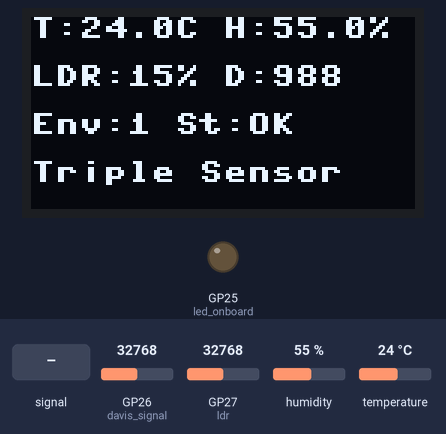
A program run on a simulated Raspberry Pi Pico running MicroPython. Parts: 128×64 one-colour display, output pins drawn as LEDs (lit = HIGH). Inputs (shaded band) come from the test bench; at power-on: GP26 (davis_signal) = 32768, GP27 (ldr) = 32768, temperature 24 °C, humidity 55 % (analog values on the 0–65535 scale). The clock reads 2024-03-15 10:24:30 at power-on unless the program sets it; what the program prints to the serial console is not drawn.

Above: at 16.0 s.
16.1 s: GP26 (davis_signal) fed a 200 Hz sine of ±5242 counts around its level
At 22.1 s:
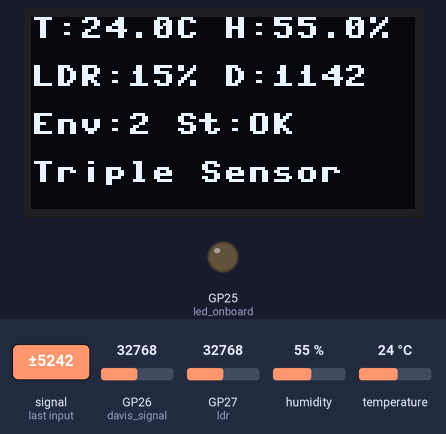
22.3 s: GP26 (davis_signal) set to 45874
At 27.6 s:
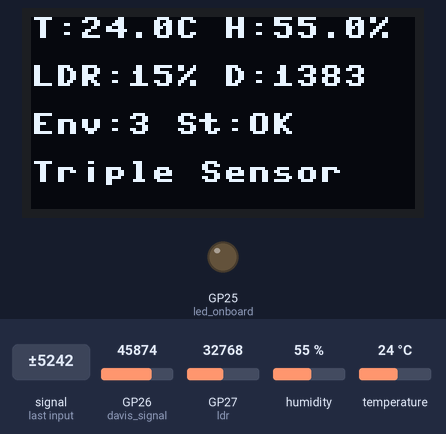
28.5 s: GP27 (ldr) set to 1966
At 34.1 s:
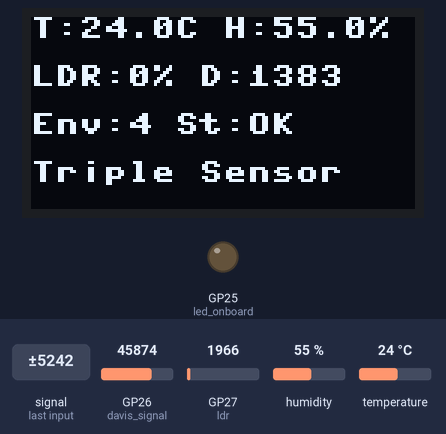
34.5 s: temperature set to 2 °C
At 39.5 s:
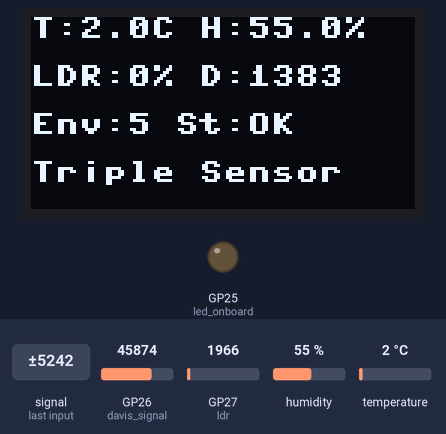
40.3 s: humidity set to 22 %
At 45.8 s:
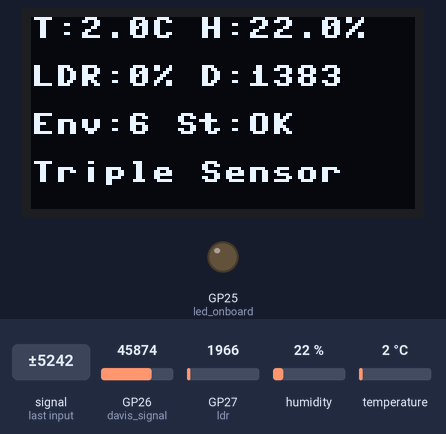
46.1 s: GP26 (davis_signal) fed a 2 Hz sine of ±19660 counts around its level
At 51.4 s:
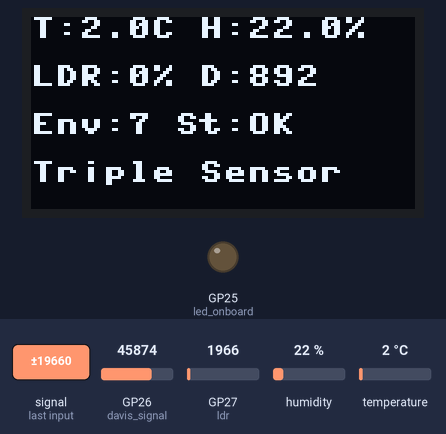
Timing chart, 0 to 52.9 s (numbered marks = the images above; inputs shaded):
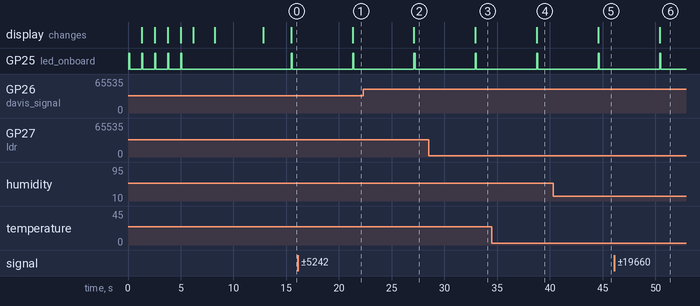

The program:

dht11-mesh-ldr-beta.py
```python
from machine import Pin, I2C, ADC, UART
from time import sleep
import dht
import time
from ssd1306 import SSD1306_I2C
import gc  # Para gestión de memoria

# === CONFIG SERIAL ===
# Configurar UART1 para comunicación serial (GPIO 8=TX, GPIO 9=RX)
uart = UART(1, baudrate=115200, tx=Pin(8), rx=Pin(9))  # UART1 a 115200 baudios

# === CONFIG OLED ===
i2c = I2C(0, sda=Pin(0), scl=Pin(1), freq=400000)
oled = SSD1306_I2C(128, 64, i2c)

# === CONFIG SENSORES ===
sensor = dht.DHT11(Pin(4))  # DHT11 en GPIO4
led_onboard = Pin("LED", Pin.OUT)
ldr = ADC(Pin(27))  # LDR en GP27 (ADC1) - INTERCAMBIADO
davis_signal = ADC(Pin(26))  # Cable verde del Davis 6450 en GP26 (ADC0) - INTERCAMBIADO
davis_enabled = True

# Configuración LDR con valores fijos
MIN_LDR = 27000  # Valor mínimo fijo
MAX_LDR = 65000  # Valor máximo fijo

# Constantes del sensor Davis 6450
MAX_IRRADIANCE = 1800  # W/m²
SENSITIVITY = 0.00167  # V por W/m² (1.67 mV/W/m²)
ADC_MAX = 65535
VREF = 3.3

# Datos del sensor Davis
davis_data = {
    'irradiance': 0,
    'voltage': 0,
    'light_class': 'Unknown',
    'status': 'Unknown'
}

def serial_print(payload):
    """Función para enviar mensajes por serial (solo consola)"""
    try:
        # Solo enviar por consola local
        print(payload)
    except Exception as e:
        print(f"Error serial: {e}")

def uart_send_payload(payload):
    """Función para enviar solo payload por UART1"""
    try:
        uart.write(str(payload) + "\r\n")
    except Exception as e:
        print(f"Error UART: {e}")

def show_sensor_config():
    """Mostrar configuración de sensores"""
    serial_print(f"LDR configurado en GP27: MIN={MIN_LDR}, MAX={MAX_LDR}")
    serial_print(f"Davis 6450 en GP26: {'Habilitado' if davis_enabled else 'Deshabilitado'}")
    display_message("Sensor Config", f"LDR: GP27", f"Davis: GP26", "Configurado")
    sleep(2)

def map_value(x, in_min, in_max, out_min, out_max):
    """Función para mapear rangos mejorada"""
    # Asegurar que no haya división por cero
    if in_max == in_min:
        return out_min

    # Limitar el valor de entrada al rango válido
    x = max(in_min, min(in_max, x))

    # Mapear el valor
    return int((x - in_min) * (out_max - out_min) / (in_max - in_min) + out_min)

def read_luminosity(samples=5, delay=0.1):
    """Leer intensidad luminosa con promedio de muestras"""
    total = 0

    for _ in range(samples):
        reading = ldr.read_u16()
        total += reading
        sleep(delay)

    avg = total / samples

    # Mapear a porcentaje (0-100%) usando valores fijos
    lum_percent = map_value(avg, MIN_LDR, MAX_LDR, 0, 100)

    return lum_percent, int(avg)

# === FUNCIONES DAVIS 6450 ===
def voltage_to_irradiance(voltage):
    """Convertir voltaje a irradiancia"""
    if voltage < 0.005:  # Umbral mínimo
        return 0.0
    irradiance = voltage / SENSITIVITY
    return min(irradiance, MAX_IRRADIANCE)

def classify_light(irradiance):
    """Clasificar nivel de luz"""
    if irradiance < 10: return "Noche"
    elif irradiance < 150: return "Bajo"
    elif irradiance < 600: return "Medio"
    elif irradiance < 1200: return "Alto"
    else: return "Extremo"

def get_sensor_status(voltage, irradiance):
    """Estado del sensor"""
    if voltage < 0.001: return "Sin señal"
    elif voltage > 3.1: return "Saturado"
    elif irradiance > MAX_IRRADIANCE: return "Fuera rango"
    else: return "OK"

def init_davis():
    """Inicializar sensor Davis 6450"""
    if not davis_enabled:
        serial_print("Davis 6450 desactivado")
        return False

    try:
        # Prueba de lectura
        raw = davis_signal.read_u16()
        voltage = (raw / ADC_MAX) * VREF
        irradiance = voltage_to_irradiance(voltage)

        serial_print(f"Davis 6450 inicializado en GP26: {irradiance:.1f} W/m²")
        return True

    except Exception as e:
        serial_print(f"Error Davis 6450: {e}")
        return False

def read_davis(samples=5):
    """Leer sensor Davis con promedio de muestras"""
    if not davis_enabled:
        return None, None, None, None

    try:
        total = 0
        for _ in range(samples):
            total += davis_signal.read_u16()
            time.sleep(0.01)

        raw = total / samples
        voltage = (raw / ADC_MAX) * VREF
        irradiance = voltage_to_irradiance(voltage)
        light_class = classify_light(irradiance)
        status = get_sensor_status(voltage, irradiance)

        return voltage, irradiance, light_class, status

    except Exception as e:
        serial_print(f"Error leyendo Davis: {e}")
        return None, None, None, None

def update_davis_data():
    """Actualizar datos del sensor Davis"""
    global davis_data

    voltage, irradiance, light_class, status = read_davis()

    if voltage is not None:
        davis_data.update({
            'voltage': round(voltage, 4),
            'irradiance': round(irradiance, 1),
            'light_class': light_class,
            'status': status
        })
        return True
    return False

def display_message(line1="", line2="", line3="", line4="", clear=True):
    """Función para mostrar mensajes en la OLED"""
    if clear:
        oled.fill(0)
    oled.text(line1[:16], 0, 0)
    oled.text(line2[:16], 0, 16)
    oled.text(line3[:16], 0, 32)
    oled.text(line4[:16], 0, 48)
    oled.show()

def blink_led(times=1):
    """Parpadear LED onboard"""
    for _ in range(times):
        led_onboard.on()
        sleep(0.1)
        led_onboard.off()
        sleep(0.1)

def read_sensor():
    """Leer sensor DHT11 con reintentos"""
    max_attempts = 3
    for attempt in range(max_attempts):
        try:
            sensor.measure()
            temp = sensor.temperature()
            hum = sensor.humidity()
            if temp is not None and hum is not None and temp > -40 and temp < 80 and hum >= 0 and hum <= 100:
                return temp, hum
            else:
                serial_print(f"Datos inválidos del sensor: T={temp}, H={hum}")
                if attempt < max_attempts - 1:
                    sleep(1)
        except Exception as e:
            serial_print(f"✗ DHT11 sensor error attempt {attempt + 1}: {e}")
            if attempt < max_attempts - 1:
                sleep(2)
    return None, None

def display_sensor_data(temp, hum, lum, davis_irr, counter, status="OK"):
    """Mostrar datos de todos los sensores en formato optimizado para OLED"""
    if davis_irr is not None:
        display_message(
            "T:{:.1f}C H:{:.1f}%".format(temp, hum),
            "LDR:{}% D:{:.0f}".format(lum, davis_irr),
            "Env:{} St:{}".format(counter, status),
            "Triple Sensor"
        )
    else:
        display_message(
            "T:{:.1f}C H:{:.1f}%".format(temp, hum),
            "LDR:{}% D:ERR".format(lum),
            "Env:{} St:{}".format(counter, status),
            "Triple Sensor"
        )

def create_combined_payload(temp, hum, lum, raw_lum, counter):
    """Crear payload combinado con todos los sensores"""
    payload_data = {
        "temperature": round(temp, 1),
        "humidity": round(hum, 1),
        "luminosity_percent": lum,
        "luminosity_raw": raw_lum,
        "device": "picow_triple_sensor",
        "counter": counter,
        "timestamp": time.time()
    }

    # Agregar datos del Davis 6450 si están disponibles
    if davis_enabled and davis_data['irradiance'] > 0:
        payload_data.update({
            "solar_irradiance": davis_data['irradiance'],
            "solar_voltage": davis_data['voltage'],
            "solar_class": davis_data['light_class'],
            "solar_status": davis_data['status']
        })

    # Convertir a JSON string
    payload_str = str(payload_data).replace("'", '"')
    return payload_str

def test_all_sensors():
    """Prueba rápida de todos los sensores"""
    serial_print("=== Test de todos los sensores ===")

    # Test DHT11
    temp, hum = read_sensor()
    if temp is not None:
        serial_print(f"DHT11: T={temp}°C, H={hum}%")
    else:
        serial_print("DHT11: Error")

    # Test LDR
    lum, raw_lum = read_luminosity()
    serial_print(f"LDR (GP27): {lum}% (Raw: {raw_lum})")

    # Test Davis 6450
    if davis_enabled:
        voltage, irradiance, light_class, status = read_davis()
        if voltage is not None:
            serial_print(f"Davis (GP26): {irradiance:.1f} W/m² ({light_class}) - {status}")
        else:
            serial_print("Davis (GP26): Error")

    sleep(2)

def main():
    """Función principal con triple sensor"""
    serial_print("=== INICIO SISTEMA TRIPLE SENSOR (DHT11 + LDR + DAVIS 6450) ===")
    serial_print("=== CONFIGURACIÓN ADC INTERCAMBIADA: LDR->GP27, DAVIS->GP26 ===")
    display_message("Triple Sensor", "DHT11+LDR+Davis", "ADC Intercambiado", "v2.0")

    for i in range(5, 0, -1):
        display_message("Triple Sensor", "Raspberry Pico W", "Inicio en: {}s".format(i), "v2.0")
        blink_led(1)
        sleep(1)

    # Mostrar configuración de sensores
    show_sensor_config()

    # Inicializar Davis 6450
    davis_ready = init_davis()
    if davis_ready:
        display_message("Davis 6450", "GP26 Inicializado", "Sensor OK", "Continuando...")
    else:
        display_message("Davis 6450", "Error/Desactivado", "Solo DHT11+LDR", "Continuando...")
    sleep(2)

    # Test inicial de sensores
    test_all_sensors()

    gc.collect()

    serial_print("🚀 Starting triple sensor data collection...")
    display_message("INICIANDO", "Lectura triple", "sensor local", "DHT11+LDR+Davis")
    sleep(2)

    try:
        counter = 0

        while True:
            if counter % 10 == 0:
                gc.collect()

            # Leer sensores DHT11 y LDR
            temp, hum = read_sensor()
            lum, raw_lum = read_luminosity()

            # Actualizar datos del Davis 6450
            davis_success = update_davis_data()

            if temp is not None and hum is not None:
                # Crear payload combinado
                payload = create_combined_payload(temp, hum, lum, raw_lum, counter)

                # Enviar payload por UART1
                uart_send_payload(payload)

                # Información detallada por consola serial
                serial_print("=== Datos Combined ===")
                serial_print(f"DHT11 - T: {temp}°C, H: {hum}%")
                serial_print(f"LDR (GP27) - Percent: {lum}%, Raw: {raw_lum}")
                if davis_success:
                    serial_print(f"Davis (GP26) - Irr: {davis_data['irradiance']} W/m², Class: {davis_data['light_class']}, Status: {davis_data['status']}")
                else:
                    serial_print("Davis (GP26) - No data/Error")
                serial_print(f"Payload: {payload}")
                serial_print("=" * 30)

                counter += 1

                # Mostrar datos en OLED
                davis_irr = davis_data['irradiance'] if davis_success else None
                display_sensor_data(temp, hum, lum, davis_irr, counter, "OK")

                blink_led(1)

            else:
                serial_print("✗ Invalid DHT11 sensor data")
                display_message(
                    "DHT11: ERROR",
                    "No lee temp/hum",
                    "Check conexion",
                    "Cont: {}".format(counter)
                )
                for _ in range(3):
                    led_onboard.on()
                    sleep(0.5)
                    led_onboard.off()
                    sleep(0.5)

            sleep(5)

    except KeyboardInterrupt:
        serial_print("Stopped by user")
        display_message("DETENIDO", "Por usuario", "Fin programa", "...")
        sleep(2)

    except Exception as e:
        serial_print("General error: " + str(e))
        display_message("ERROR GENERAL", str(e)[:16], "Sistema", "reiniciando...")
        sleep(5)

    finally:
        display_message("PROGRAMA", "TERMINADO", "Pico W OFF", "Fin")
        for _ in range(5):
            led_onboard.on()
            sleep(0.2)
            led_onboard.off()
            sleep(0.2)

if __name__ == '__main__':
    main()
```

Measured:
- after the input at 16.1 s, the display: changes after 5.2 s (image 1)
- after the input at 22.3 s, the display: changes after 4.8 s (image 2)
- after the input at 28.5 s, the display: changes after 4.4 s (image 3)
- after the input at 34.5 s, the display: changes after 4.3 s (image 4)
- after the input at 40.3 s, the display: changes after 4.3 s (image 5)
- after the input at 46.1 s, the display: changes after 4.3 s (image 6)
